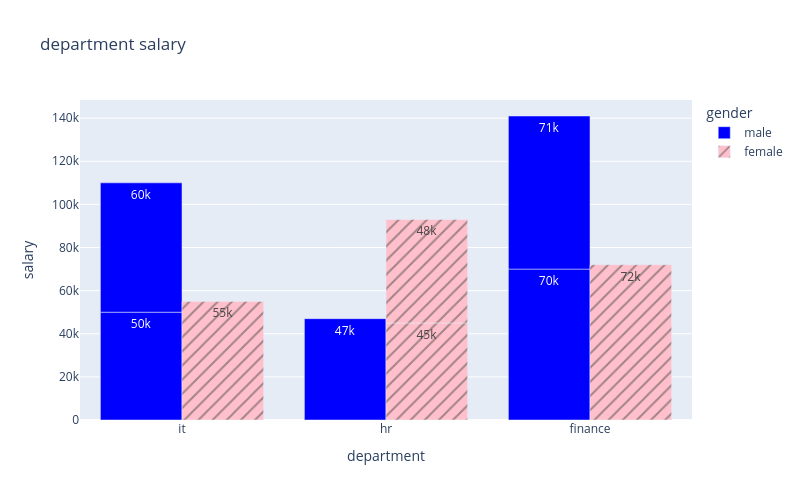

Notebook source saved alongside this figure:
### Code cell
figure = px.bar(
    df, 
    x = 'department', 
    y = 'salary', 
    title = 'department salary', 
    color = 'gender',
    barmode = 'group',
    width = 800,
    height = 500,
    hover_data = ['experience'],
    pattern_shape = 'gender',
    text_auto = True,
    orientation = 'v',
    color_discrete_map = {'male' : 'blue' , 'female' : 'pink'}
            )
figure.show()

### Figure 1 — Plotly figure (JSON) as saved in the notebook; plotly's stock layout.template omitted (floating-point values rounded to 4 significant figures)
{"data": [{"alignmentgroup": "True", "customdata": [[1], [3], [5], [7], [9]], "hovertemplate": "gender=male<br>department=%{x}<br>salary=%{y}<br>experience=%{customdata[0]}<extra></extra>", "legendgroup": "male", "marker": {"color": "blue", "pattern": {"shape": ""}}, "name": "male", "offsetgroup": "male", "orientation": "v", "showlegend": true, "textposition": "auto", "texttemplate": "%{y}", "type": "bar", "x": ["it", "it", "hr", "finance", "finance"], "xaxis": "x", "y": [50000, 60000, 47000, 70000, 71000], "yaxis": "y"}, {"alignmentgroup": "True", "customdata": [[2], [4], [6], [8]], "hovertemplate": "gender=female<br>department=%{x}<br>salary=%{y}<br>experience=%{customdata[0]}<extra></extra>", "legendgroup": "female", "marker": {"color": "pink", "pattern": {"shape": "/"}}, "name": "female", "offsetgroup": "female", "orientation": "v", "showlegend": true, "textposition": "auto", "texttemplate": "%{y}", "type": "bar", "x": ["it", "hr", "hr", "finance"], "xaxis": "x", "y": [55000, 45000, 48000, 72000], "yaxis": "y"}], "layout": {"barmode": "group", "height": 500, "legend": {"title": {"text": "gender"}, "tracegroupgap": 0}, "title": {"text": "department salary"}, "width": 800, "xaxis": {"anchor": "y", "domain": [0, 1], "title": {"text": "department"}}, "yaxis": {"anchor": "x", "domain": [0, 1], "title": {"text": "salary"}}}}
